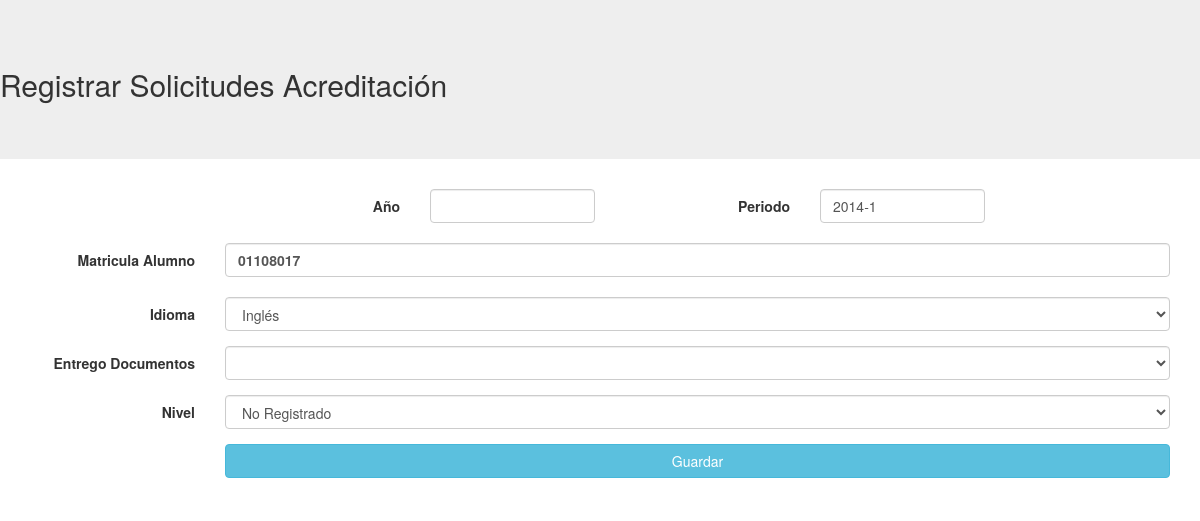
/FormsEditar/Solicitudes_Acreditaciones.php?Id_Acreditacion=3, run on the app's committed database.
### tables this page shows
CREATE TABLE IF NOT EXISTS `acreditaciones` (
  `Id_Acreditacion` int(11) NOT NULL,
  `No_Lote` int(11) NOT NULL,
  `No_Oficio` int(11) NOT NULL,
  `Periodo` varchar(10) NOT NULL,
  `Fecha_Acreditacion` varchar(20) NOT NULL,
  `Matricula_Acreditacion` varchar(10) NOT NULL,
  `Idioma` varchar(50) NOT NULL,
  `Nivel_Acreditacion` varchar(50) NOT NULL
);

### configuracion.php (called while the page is built, shortened)
<?php
  $ACREDITACIONES = "acreditaciones";
?>

### FormsEditar/Solicitudes_Acreditaciones.php (the view, shortened to what this page needs)
<?php
include "../configuracion.php";
$mysqli = new mysqli($SERVIDOR,$USER,$PASS,$BD);
        $Id_Acreditacion = $_GET['Id_Acreditacion'];
        $Ver_Acreditaciones= "SELECT * FROM $ACREDITACIONES WHERE Id_Acreditacion = '$Id_Acreditacion' ";
        $Result_Ver_Acreditaciones = $mysqli->query($Ver_Acreditaciones);
        $row = $Result_Ver_Acreditaciones->fetch_assoc();
 ?>
 <html>
   <head>
     <link rel="stylesheet" href="../includes/css/bootstrap.css">
   </head>
   <body>
     <div class="jumbotron">
       <h2>Registrar Solicitudes Acreditación</h2>
     </div>
     <div class="container">
       <form class="form-horizontal" action="../BibliotecaPHP/Update_Acreditaciones_De_Editar_Solicitudes_Acreditaciones.php" method="post">
         <div class="col-sm-2">
         </div>
        <div class="row">
           <label class="control-label col-sm-2">Año</label>
             <div class="col-sm-2">
               <input class="form-control" type="text" name="Ano_Acreditacion" value="<?php echo $row['Ano_Acreditacion'] ?>">
             </div>
          <label class="control-label col-sm-2">Periodo </label>
            <div class="col-sm-2">
              <input class="form-control" type="text" name="Periodo" value="<?php echo $row['Periodo'] ?>">
            </div>
        </div>
        <br>
         <div class="form-group">
           <label class="control-label col-sm-2"> Matricula Alumno </label>
           <div class="col-sm-10">
             <label class="form-control"><?php echo $row['Matricula_Acreditacion'] ?></label>
           </div>
         </div>
         <div class="form-group">
           <label class="control-label col-sm-2"> Idioma </label>
           <div class="col-sm-10">
             <select class="form-control" type="text" name="Idioma">
               <option><?php echo $row['Idioma'] ?></option>
             </select>
           </div>
         </div>
          <div class="form-group">
            <label class="control-label col-sm-2"> Entrego Documentos </label>
            <div class="col-sm-10">
              <select class="form-control" type="text" name="Docs_Acreditacion">
                <option><?php echo $row['Docs_Acreditacion'] ?></option>
                <option>SI</option>
              </select>
            </div>
          </div>
         <div class="form-group">
           <label class="control-label col-sm-2"> Nivel </label>
           <div class="col-sm-10">
             <select class="form-control" type="text" name="Nivel_Acreditacion">
               <option><?php echo $row['Nivel_Acreditacion'] ?></option>
             </select>
           </div>
         </div>
       <div class="form-group">
         <div class="col-sm-offset-2 col-sm-10">
           <button type="submit" class="btn btn-info btn-block">Guardar</button>
         </div>
       </div>
       </form>
     </div>
   </body>
 </html>

### data on the page
acreditaciones: Periodo "2014-1", Matricula_Acreditacion "01108017", Idioma "Inglés", Nivel_Acreditacion "No Registrado"
